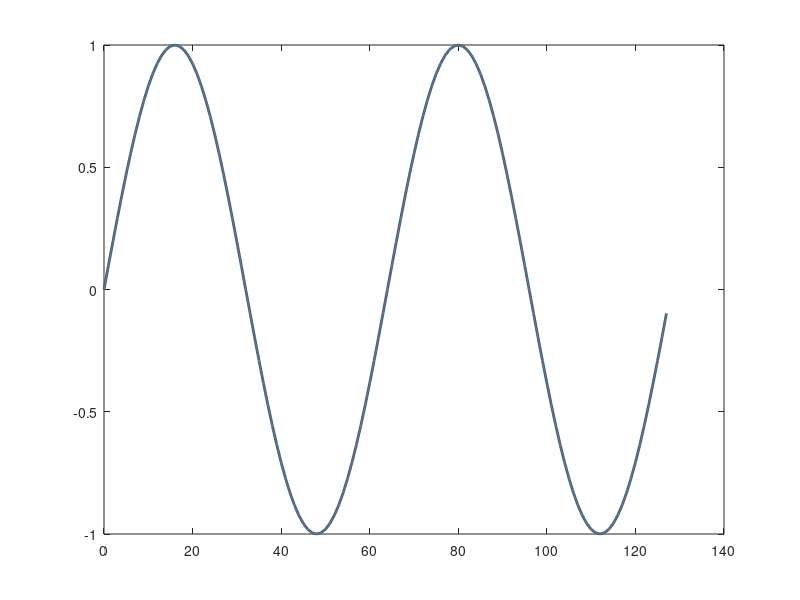

Reproduce this figure in MATLAB.
N = 128;
f_bar = zeros(N,1);
j = 3;
f_bar(j+1) = 1;


f_tilde = cat(1, f_bar(1), 0.5*f_bar(2:N-1), f_bar(N), 0, f_bar(N), 0.5*f_bar(N-1:-1:2));
f_tilde = cat(1, f_bar(1), 0.5*f_bar(2:N-1), f_bar(N), 0, f_bar(N), 0.5*f_bar(N-1:-1:2));


% f = ifct(f_bar);
% x = linspace(0,N,N);
% f_test = cos(2*pi*x/N);

f = real(fft(f_tilde));
f = f(1:N);
Lz = N;
dz = Lz/N;
x = dz*(0:N-1)';
f_test = cos(j*pi*x/N);


% figure, plot(x,f,'LineWidth', 2)
% hold on, plot(x,f_test)

% Now let's test W!
j = 4;
f_bar = zeros(N,1);
f_bar(j+1) = 1;

f_tilde = sqrt(-1)*cat(1, f_bar(1), 0.5*f_bar(2:N-1), f_bar(N), 0, -f_bar(N), -0.5*f_bar(N-1:-1:2));

f = real(fft(f_tilde));
f = f(1:N);
Lz = N;
dz = Lz/N;
x = dz*(0:N-1)';
f_test = sin(j*pi*x/N);


figure, plot(x,f,'LineWidth', 2)
hold on, plot(x,f_test)